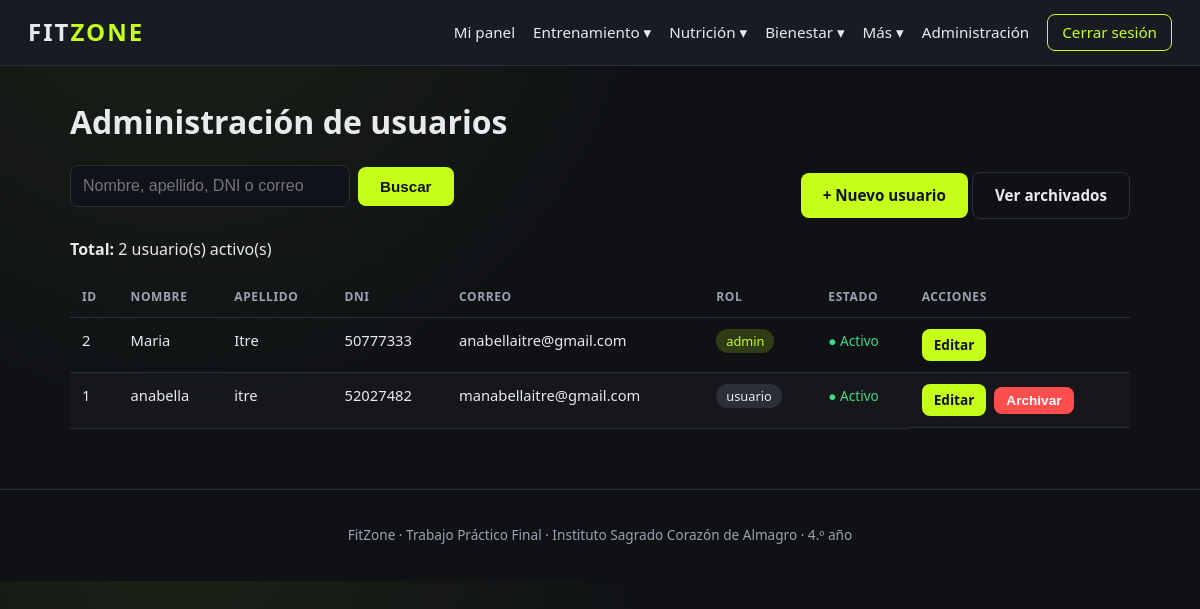
/admin_usuarios.php (signed in), run on the app's committed database.
### tables this page shows
CREATE TABLE `usuarios` (
  `id` int(10) UNSIGNED NOT NULL COMMENT 'Identificador unico del usuario',
  `nombre` varchar(80) NOT NULL COMMENT 'Nombre',
  `apellido` varchar(80) NOT NULL COMMENT 'Apellido',
  `dni` varchar(20) NOT NULL COMMENT 'Documento de identidad (unico)',
  `email` varchar(254) NOT NULL COMMENT 'Correo electronico (unico)',
  `password_hash` varchar(255) NOT NULL COMMENT 'Contrasena cifrada con password_hash()',
  `rol` enum('usuario','admin') NOT NULL DEFAULT 'usuario' COMMENT 'Rol de acceso',
  `creado_en` timestamp NOT NULL DEFAULT current_timestamp() COMMENT 'Fecha y hora de creacion de la cuenta',
  `archivado_en` datetime DEFAULT NULL COMMENT 'Fecha de archivado (NULL = cuenta activa)'
);

### includes/funciones.php (called while the page is built, shortened)
<?php
function escapar(?string $valor): string
{
    return htmlspecialchars((string)$valor, ENT_QUOTES, 'UTF-8');
}

### admin_usuarios.php (the view, shortened to what this page needs)
<?php
require_once __DIR__ . '/conexion.php';
require_once __DIR__ . '/includes/funciones.php';
$buscar = trim($_GET['buscar'] ?? '');
$sql = 'SELECT id, nombre, apellido, dni, email, rol, creado_en
        FROM usuarios
        WHERE archivado_en IS NULL';
$parametros = [];
$sql .= ' ORDER BY id DESC';
try {
    $stmt = $conexion->prepare($sql);
    $stmt->execute($parametros);
    $usuarios = $stmt->fetchAll();
} catch (PDOException $e) {
    error_log($e->getMessage());
    http_response_code(500);
    exit('No se pudo consultar el listado de usuarios.');
}
require __DIR__ . '/includes/header.php';
?>
<h1>Administración de usuarios</h1>
<div class="barra-acciones">
    <form method="GET" action="admin_usuarios.php" class="buscador">
        <input type="search" name="buscar" maxlength="100"
               placeholder="Nombre, apellido, DNI o correo"
               value="<?= escapar($buscar) ?>">
        <button type="submit" class="btn">Buscar</button>
    </form>
    <div>
        <a href="admin_crear_usuario.php" class="btn">+ Nuevo usuario</a>
        <a href="usuarios_archivados.php" class="btn btn-sec">Ver archivados</a>
    </div>
</div>
<p><strong>Total:</strong> <?= count($usuarios) ?> usuario(s) activo(s)</p>
<?php if (empty($usuarios)): ?>
    <p class="vacio">No se encontraron usuarios.</p>
<?php else: ?>
<div class="tabla-scroll">
<table class="tabla">
    <thead>
        <tr><th>ID</th><th>Nombre</th><th>Apellido</th><th>DNI</th><th>Correo</th><th>Rol</th><th>Estado</th><th>Acciones</th></tr>
    </thead>
    <tbody>
    <?php foreach ($usuarios as $u): ?>
        <tr>
            <td><?= escapar((string)$u['id']) ?></td>
            <td><?= escapar($u['nombre']) ?></td>
            <td><?= escapar($u['apellido']) ?></td>
            <td><?= escapar($u['dni']) ?></td>
            <td><?= escapar($u['email']) ?></td>
            <td><span class="rol rol-<?= escapar($u['rol']) ?>"><?= escapar($u['rol']) ?></span></td>
            <td><span class="estado-activo">● Activo</span></td>
            <td class="acciones">
                <a class="btn btn-sm" href="editar_usuario.php?id=<?= (int)$u['id'] ?>">Editar</a>
                <?php if ((int)$u['id'] !== (int)$_SESSION['usuario_id']): ?>
                <form action="archivar_usuario.php" method="POST"
                      onsubmit="return confirm('Se archivará esta cuenta. ¿Continuar?');">
                    <button type="submit" class="btn btn-sm btn-peligro">Archivar</button>
                </form>
                <?php endif; ?>
            </td>
        </tr>
    <?php endforeach; ?>
    </tbody>
</table>
</div>
<?php endif; ?>
<?php require __DIR__ . '/includes/footer.php'; ?>

### css/estilos.css (style rules this page uses)
:root { --fondo: #0f1115; --superficie: #181b22; --borde: #2a2f3a; --texto: #e8eaed; --suave: #9aa3b2; --acento: #c6ff1a; --acento-osc: #9fd000; --peligro: #ff4d4d; --ok: #3ddc84; }
* { box-sizing: border-box; }
html { scroll-behavior: smooth; }
body { margin: 0; font-family: 'Segoe UI', Arial, sans-serif; background: radial-gradient(circle at 15% -10%, rgba(198,255,26,.07), transparent 40%), var(--fondo); color: var(--texto); line-height: 1.5; }
a { color: var(--acento); }
h1 { font-size: 2rem; margin: 0 0 8px; }
input, select { width: 100%; padding: 11px 12px; border-radius: 8px; border: 1px solid var(--borde); background: #0f1218; color: var(--texto); font-size: 1rem; }
.btn { display: inline-block; margin-top: 18px; padding: 11px 22px; border: 0; border-radius: 8px; background: var(--acento); color: #111; font-weight: 700; font-size: .95rem; cursor: pointer; text-decoration: none; }
.btn-sec { background: transparent; color: var(--texto); border: 1px solid var(--borde); }
.btn-peligro { background: var(--peligro); color: #fff; }
.btn-sm { margin-top: 0; padding: 6px 12px; font-size: .85rem; }
.tabla-scroll { overflow-x: auto; }
.tabla { width: 100%; border-collapse: collapse; }
.tabla th, .tabla td { padding: 11px 12px; text-align: left; border-bottom: 1px solid var(--borde); font-size: .92rem; vertical-align: top; }
.tabla th { color: var(--suave); font-weight: 600; text-transform: uppercase; font-size: .75rem; letter-spacing: .6px; }
.tabla tbody tr:nth-child(even) { background: rgba(255,255,255,.025); }
.acciones { display: flex; gap: 8px; align-items: center; }
.acciones form { margin: 0; }
.rol { padding: 3px 10px; border-radius: 20px; font-size: .8rem; background: var(--borde); }
.rol-admin { background: rgba(198,255,26,.18); color: var(--acento); }
.estado-activo { color: var(--ok); font-size: .85rem; }
.barra-acciones { display: flex; flex-wrap: wrap; gap: 14px; justify-content: space-between; align-items: center; margin-bottom: 18px; }
.buscador { display: flex; gap: 8px; flex-wrap: wrap; align-items: center; }
.buscador input { width: 280px; }
.buscador .btn { margin-top: 0; }

### data on the page
usuarios: id "2", nombre "Maria", apellido "Itre", dni "50777333", email "anabellaitre@gmail.com", rol "admin"
usuarios: id "1", nombre "anabella", apellido "itre", dni "52027482", email "manabellaitre@gmail.com", rol "usuario"

### other printed values
count($usuarios) "2"
